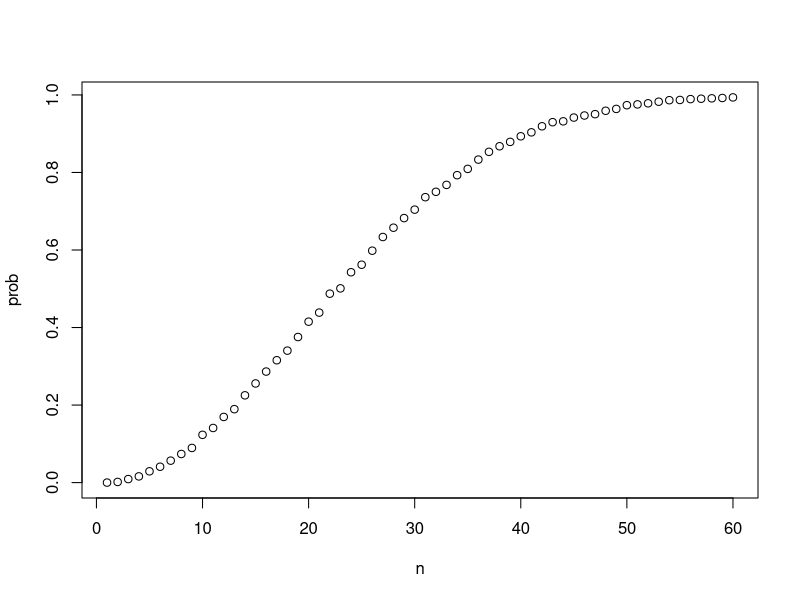
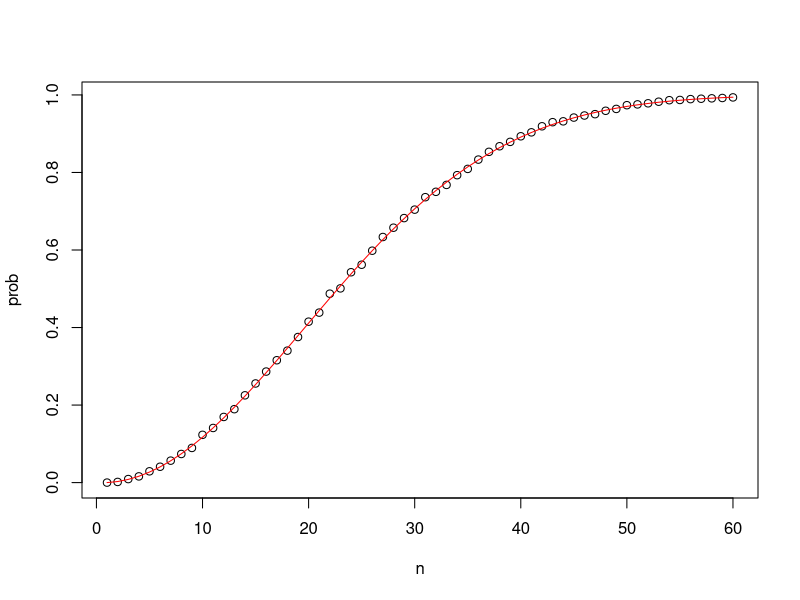

The R script that drew these images, in order:
# function to calculate probability of shared bdays across n people
compute_prob <- function(n, B = 10000) {
  same_day <- replicate(B, {
    bdays <- sample(1:365, n, replace = TRUE)
    any(duplicated(bdays))
  })
  mean(same_day)
}

n <- seq(1, 60)

# Monte Carlo prob graphing
prob <- sapply(n, compute_prob)    # element-wise application of compute_prob to n
plot(n, prob)


# function for computing exact probability of shared birthdays for any n
exact_prob <- function(n){
  prob_unique <- seq(365, 365-n+1)/365   # vector of fractions for mult. rule
  1 - prod(prob_unique)    # calculate prob of no shared birthdays and subtract from 1
}

# applying function element-wise to vector of n values
eprob <- sapply(n, exact_prob)

# plotting Monte Carlo results and exact probabilities on same graph
plot(n, prob)    # plot Monte Carlo results
lines(n, eprob, col = "red")    # add line for exact prob